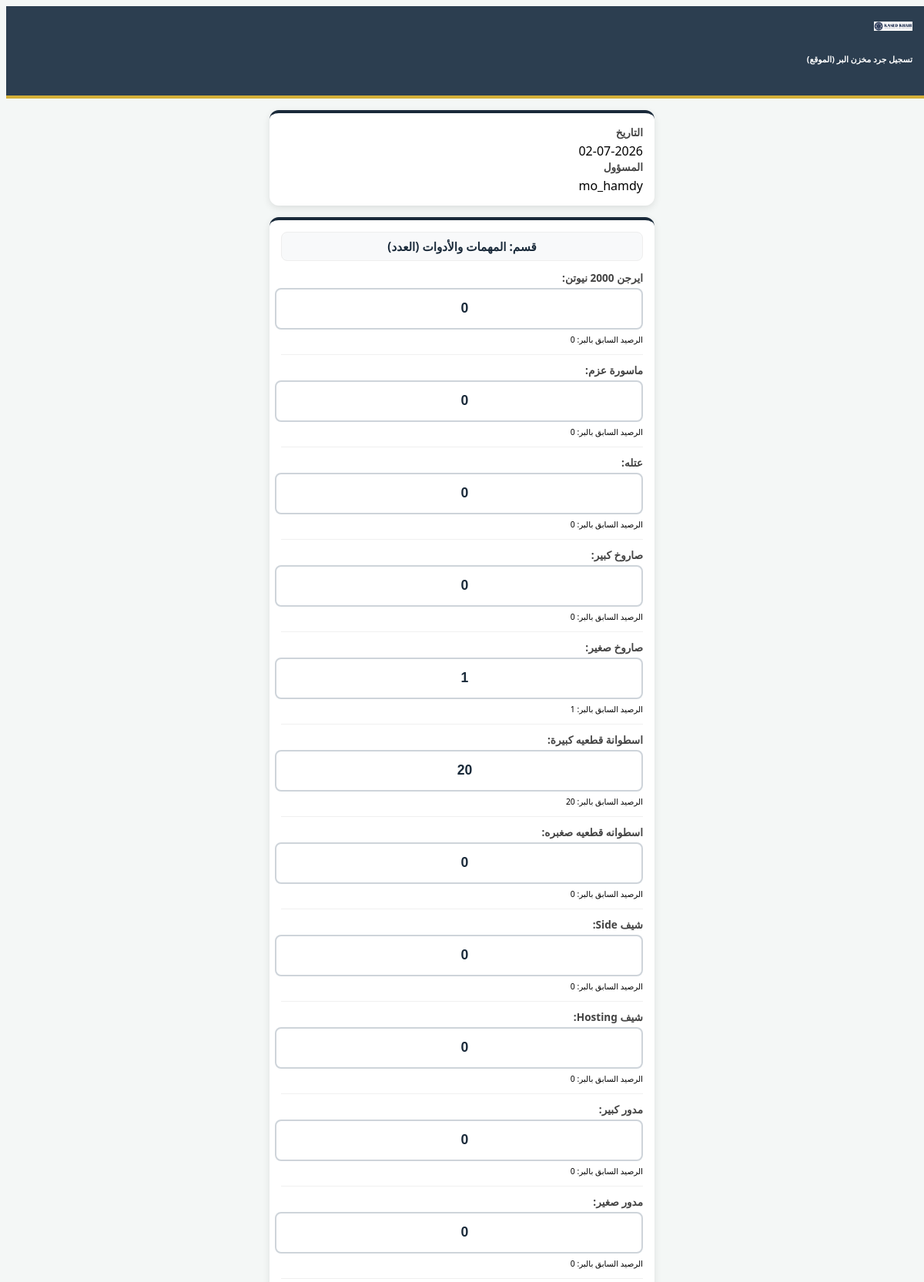
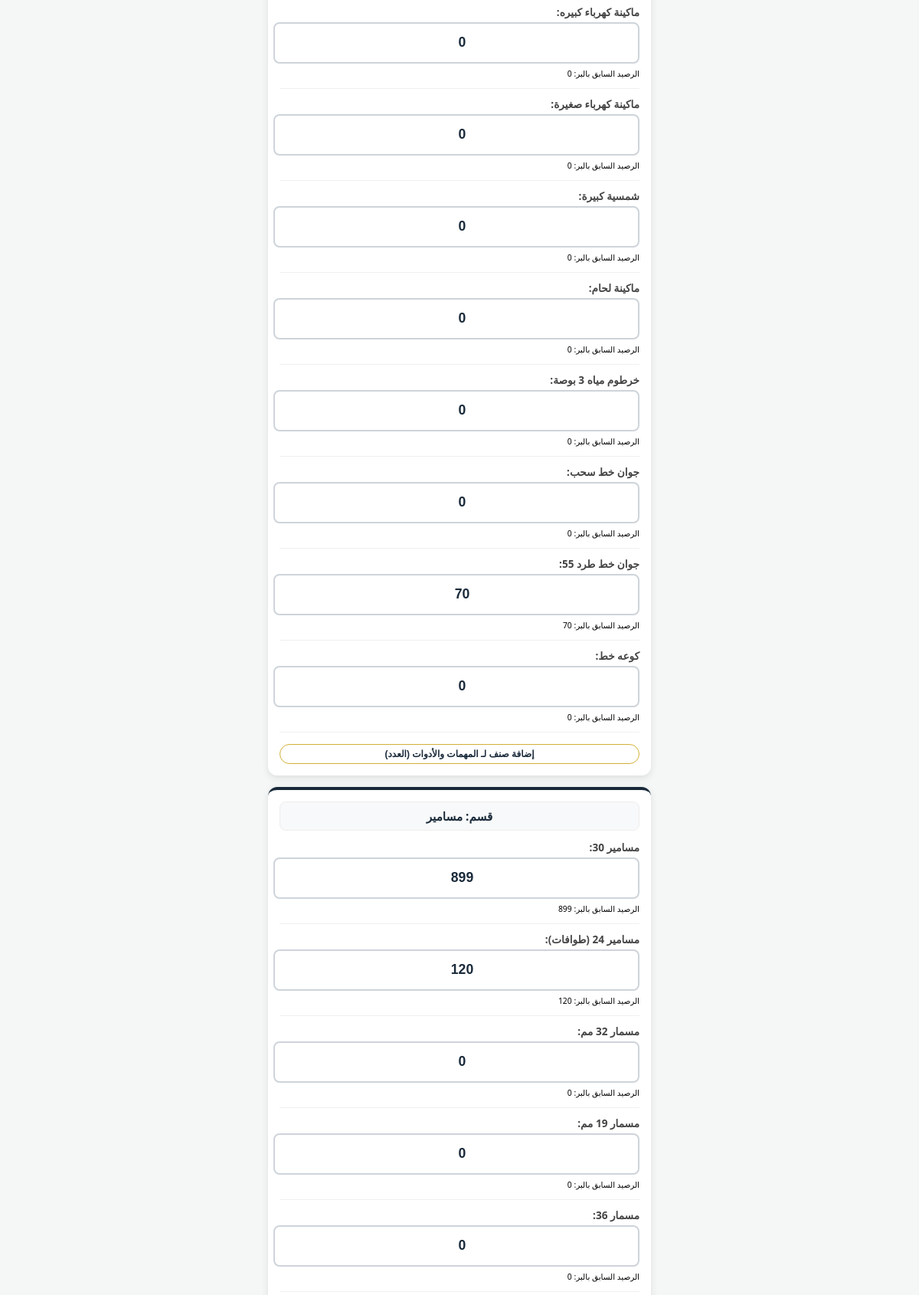
The app's page /inventory/site-entry/ (signed in, upper part) with its own data (2 pictures, top to bottom).
### core/models.py (models this page shows, shortened)
class InventoryItem(models.Model):
    name = models.CharField(max_length=100, verbose_name="اسم الصنف")
    category = models.CharField(max_length=100, verbose_name="القسم (مثلاً: حبال، مواسير، عدد)")
    show_in_site = models.BooleanField(default=True, verbose_name="يظهر في مخزن البر (الموقع)")
    show_in_marine = models.BooleanField(default=False, verbose_name="يظهر في جرد الكراكة (البحرية)")
    show_in_pipe = models.BooleanField(default=False, verbose_name="يظهر في تقرير الخط (البايب فيتر)")
    quantity_site = models.FloatField(default=0, verbose_name="رصيد مخزن البر الحالي")
    quantity_marine = models.FloatField(default=0, verbose_name="رصيد بحرية الكراكة الحالي")
    quantity_pipe = models.FloatField(default=0, verbose_name="رصيد البايب فيتر الحالي")

### core/views.py (the view, shortened to what this page needs)
# urls.py: path('inventory/site-entry/', views.site_inventory_entry, name='land_inventory'),
@login_required
def site_inventory_entry(request):
    from .models import InventoryItem, MarineInventoryReport, MarineInventoryDetail, Staff
    from django.utils import timezone
    from django.shortcuts import render, redirect
    staff = Staff.objects.filter(user=request.user).first() or Staff.objects.first()
    if not staff:
        from django.contrib.auth.models import User
        admin_user = User.objects.filter(is_superuser=True).first()
        staff = Staff.objects.create(user=admin_user, name="مدير النظام")
    raw_items = InventoryItem.objects.filter(show_in_site=True).order_by('id')
    all_items = []
    seen_names = set()
    for item in raw_items:
        clean_name = item.name.strip().lower()
        if clean_name not in seen_names:
            item.current_qty = item.quantity_site
            all_items.append(item)
            seen_names.add(clean_name)
    categorized_items = {}
    for item in all_items:
        if item.category not in categorized_items:
            categorized_items[item.category] = []
        categorized_items[item.category].append(item)
    return render(request, 'core/site_inventory_form.html', {
        'categorized_items': categorized_items,
        'date': timezone.now()
    })

### core/templates/core/site_inventory_form.html (shortened to what this page needs)
{% load static %}
<!DOCTYPE html>
<html lang="ar" dir="rtl">
<head>
    <link rel="stylesheet" href="cloudflare.com">
    <link rel="stylesheet" href="cloudflare.com">
</head>
<body>
<div class="header-box text-center shadow-sm">
    <img src="{% static 'images/logo.png' %}" width="50" class="bg-white rounded p-1 mb-1" alt="Logo">
    <h6 class="fw-bold mb-0">تسجيل جرد مخزن البر (الموقع)</h6>
</div>
<div class="main-container">
    <form method="POST">
        <div class="card-section">
            <div class="row g-2">
                <div class="col-6"><label class="row-label">التاريخ</label><div class="form-control bg-light border-0 fw-bold text-center py-2">{{ date|date:"d-m-Y" }}</div></div>
                <div class="col-6"><label class="row-label">المسؤول</label><div class="form-control bg-light border-0 fw-bold text-center py-2">{{ user.username }}</div></div>
            </div>
        </div>
        {% for cat_name, items in categorized_items.items %}
        <div class="card-section">
            <div class="section-title text-primary"> قسم: {{ cat_name }}</div>
            <div id="cat-container-{{ forloop.counter }}">
                {% for item in items %}
                <div class="form-group-custom">
                    <label class="row-label">{{ item.name }}:</label>
                    <input type="number" name="qty_{{ item.id }}" value="{{ item.quantity_site|floatformat:0 }}" class="form-control form-control-custom">
                    <small class="text-muted" style="font-size: 0.65rem;">الرصيد السابق بالبر: {{ item.quantity_site|floatformat:0 }}</small>
                </div>
                {% endfor %}
            </div>
            <button type="button" class="btn btn-add-inline" onclick="addNewRow('cat-container-{{ forloop.counter }}', '{{ cat_name }}')">
                 إضافة صنف لـ {{ cat_name }}
            </button>
        </div>
        {% endfor %}
    </form>
</div>
</body>
</html>

### core/templates/core/site_inventory_form.html (style rules this page uses)
:root { --navy: #1a2a3a; --gold: #d4af37; --bg: #f4f7f6; }
html, body { overflow-x: hidden; width: 100%; background-color: var(--bg); font-family: 'Segoe UI', sans-serif; }
.header-box { background: #2c3e50; color: white; padding: 15px; border-bottom: 4px solid var(--gold); margin-bottom: 15px; }
.main-container { width: 100%; max-width: 500px; margin: 0 auto; padding: 0 10px; }
.card-section { background: white; border-radius: 12px; padding: 15px; margin-bottom: 15px; box-shadow: 0 3px 10px rgba(0,0,0,0.1); border-top: 4px solid var(--navy); }
.section-title { color: var(--navy); font-weight: 800; font-size: 0.95rem; margin-bottom: 12px; text-align: center; background: #f8f9fa; padding: 8px; border-radius: 8px; border: 1px solid #eee; }
.form-group-custom { margin-bottom: 10px; border-bottom: 1px solid #f0f0f0; padding-bottom: 10px; }
.row-label { display: block; font-weight: 700; color: #444; font-size: 0.85rem; margin-bottom: 4px; }
.form-control-custom { border: 2px solid #ced4da; font-weight: 800; text-align: center; font-size: 1.1rem; color: var(--navy); height: 48px; border-radius: 8px; width: 100%; }
.btn-add-inline { background: none; border: 1px solid var(--gold); color: var(--navy); font-weight: bold; font-size: 0.75rem; border-radius: 20px; padding: 5px 15px; width: 100%; margin-top: 5px; }

### records on screen
InventoryItem: categorized_items "المهمات والأدوات (العدد)", name "ايرجن 2000 نيوتن", quantity_site "0", categorized_items "المهمات والأدوات (العدد)"
InventoryItem: name "ماسورة عزم", quantity_site "0"
InventoryItem: name "عتله", quantity_site "0"
InventoryItem: name "صاروخ كبير", quantity_site "0"
InventoryItem: name "صاروخ صغير", quantity_site "1"
InventoryItem: name "اسطوانة قطعيه كبيرة", quantity_site "20"
InventoryItem: name "اسطوانه قطعيه صغبره", quantity_site "0"
InventoryItem: name "شيف Side", quantity_site "0"
InventoryItem: name "شيف Hosting", quantity_site "0"
InventoryItem: name "مدور كبير", quantity_site "0"
InventoryItem: name "مدور صغير", quantity_site "0"
InventoryItem: name "ماكينة كهرباء كبيره", quantity_site "0"
InventoryItem: name "ماكينة كهرباء صغيرة", quantity_site "0"
InventoryItem: name "شمسية كبيرة", quantity_site "0"
InventoryItem: name "ماكينة لحام", quantity_site "0"
InventoryItem: name "خرطوم مياه 3 بوصة", quantity_site "0"
InventoryItem: name "جوان خط سحب", quantity_site "0"
InventoryItem: name "جوان خط طرد 55", quantity_site "70"
InventoryItem: name "كوعه خط", quantity_site "0"
InventoryItem: category "مسامير", name "مسامير 30", quantity_site "899"
InventoryItem: name "مسامير 24 (طوافات)", quantity_site "120"
InventoryItem: name "مسمار 32 مم", quantity_site "0"
InventoryItem: name "مسمار 19 مم", quantity_site "0"
InventoryItem: name "مسمار 36", quantity_site "0"

### other values on screen
{{ date|date:"d-m-Y" }} "02-07-2026"
{{ user.username }} "mo_hamdy"
